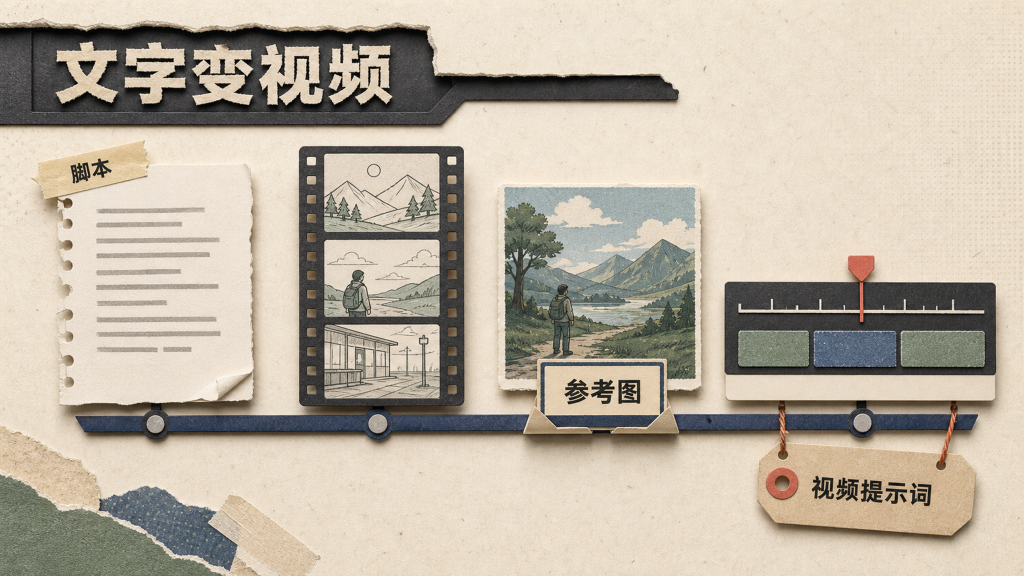
#> input picture voxvideo/ref/style-assets/style-samples/S01-现代纸艺.jpg, 2048 x 1152 px, found by its file name (shown at 1/2 size); its folder holds only this picture in this run
$ python build_style_grid.py
#> lines starting #> are read from the running program, lines starting #| are printed output that depends on the picture
# -*- coding: utf-8 -*-
"""拼 21 格 style-grid.jpg（7 行 × 3 列，同题材同构图同中文横向对比）。"""
from pathlib import Path

from PIL import Image, ImageDraw

ASSETS = Path(r"C:\Users\xx\Documents\Default Project\ref\style-assets")
SAMPLES = ASSETS / "style-samples"

NAMES = [
    "S01-现代纸艺", "S02-黏土定格", "S03-毛毡手工", "S04-矿彩壁画",
    "S05-数据城市", "S06-字体装置", "S07-极简几何", "S08-水墨长卷",
    "S09-科学切片", "S10-历史档案", "S11-产品蓝图", "S12-漫画证据",
    "S13-木刻版画", "S14-剪纸剧场", "S15-皮影机械", "S16-错位拼贴",
    "S17-深蓝撕纸", "S18-马克笔记", "S19-博物模型", "S20-复古波普",
    "S21-美漫风格",
]

COLS, ROWS = 3, 7
CELL_W, CELL_H = 640, 360          # 每格 16:9
GAP = 12                            # 格间距
LABEL_H = 26                        # 每格顶部标签条
MARGIN = 24                         # 外留白

W = MARGIN * 2 + COLS * CELL_W + (COLS - 1) * GAP
H = MARGIN * 2 + ROWS * (CELL_H + LABEL_H) + (ROWS - 1) * GAP

grid = Image.new("RGB", (W, H), "#F0EEE9")
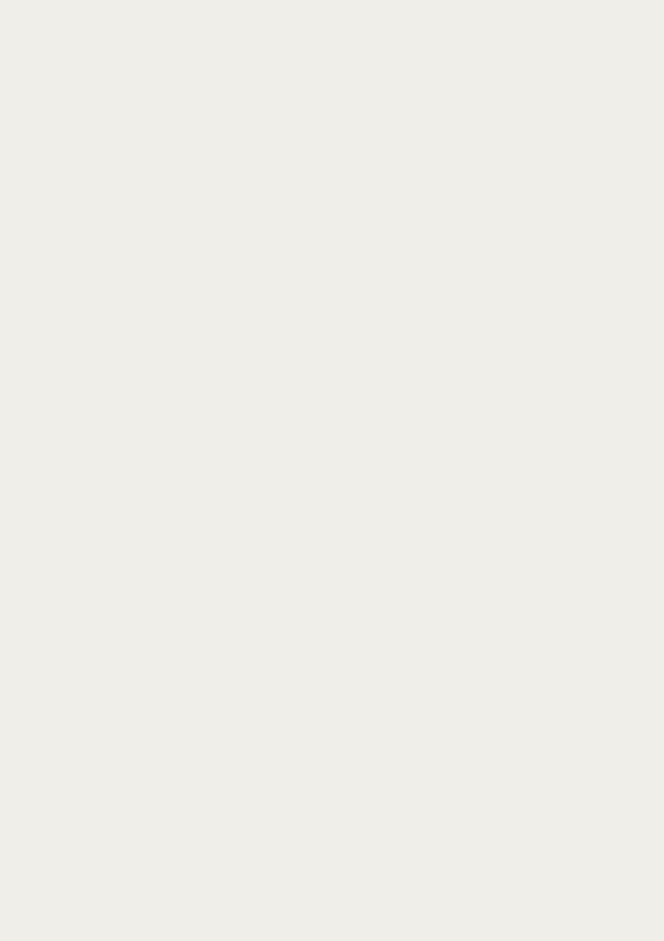
#> grid: PIL image 1992x2822 RGB (shown at 1/3 size); mean R, G, B 240, 238, 233
draw = ImageDraw.Draw(grid)

cells = []
for i, name in enumerate(NAMES):
    p = SAMPLES / f"{name}.jpg"
    if not p.exists():
        print(f"缺失 {name}")
        continue
    img = Image.open(p).convert("RGB")
#> img is the input picture: PIL image 2048x1152 RGB; mean R, G, B 188.5, 178.6, 163.2
    img = img.resize((CELL_W, CELL_H), Image.LANCZOS)
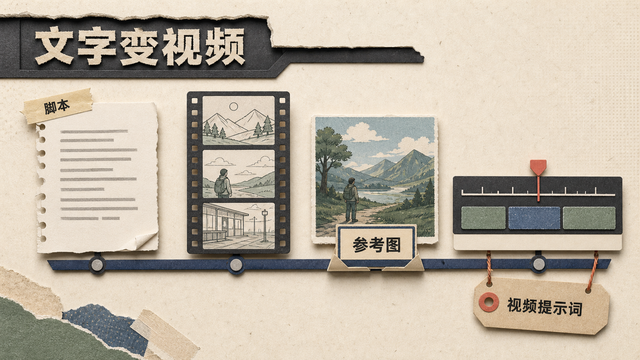
#> img: PIL image 640x360 RGB; mean R, G, B 188.5, 178.6, 163.2
    r, c = divmod(i, COLS)
    x = MARGIN + c * (CELL_W + GAP)
    y = MARGIN + r * (CELL_H + LABEL_H + GAP)
    grid.paste(img, (x, y + LABEL_H))
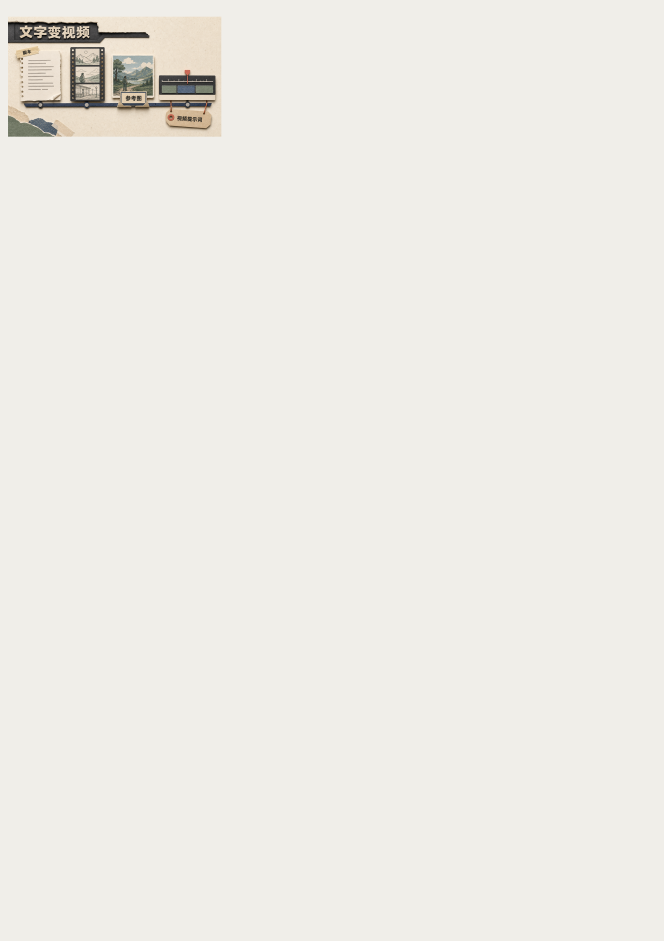
#> grid: PIL image 1992x2822 RGB (shown at 1/3 size); mean R, G, B 237.9, 235.6, 230.1
    draw.rectangle([x, y, x + CELL_W - 1, y + LABEL_H - 1], fill="#FFFFFF")
    draw.text((x + 8, y + 4), name, fill="#333333")
    cells.append(i)

out = ASSETS / "style-grid.jpg"
grid.save(out, "JPEG", quality=88)
print(f"saved {out}  {grid.size}  格数={len(cells)}")
